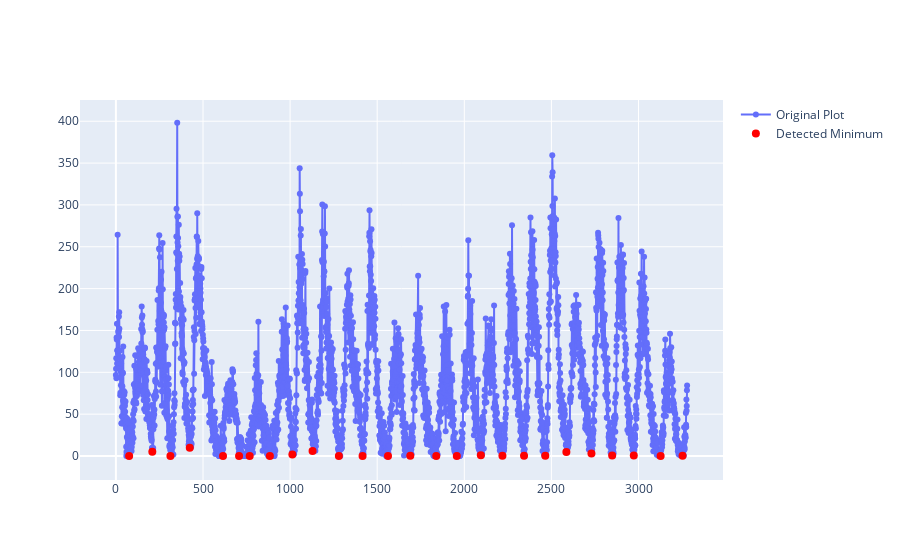

The code cell stored with this chart in its notebook:
### Markdown cell above
finding minimum peaks

### Code cell
time_series = data[CSV_DATA_COLUMN].mul(-1.0)

indices = scipy.find_peaks(time_series, width=24, distance=34, prominence=30)[0]
time_series = data[CSV_DATA_COLUMN]

fig = go.Figure()
fig.add_trace(go.Scatter(
    y=time_series,
    mode='lines+markers',
    name='Original Plot'
))


fig.add_trace(go.Scatter(
    x=indices,
    y=[time_series[j] for j in indices],
    mode='markers',
    marker=dict(
        size=8,
        color='red',
    ),
    name='Detected Minimum'
))

fig.show()

### Figure 1 — Plotly figure (JSON) as saved in the notebook; plotly's stock layout.template omitted (floating-point values rounded to 4 significant figures; data arrays with more than 128 entries replaced by an {"elided": "..."} marker saying what was removed)
{"data": [{"mode": "lines+markers", "name": "Original Plot", "type": "scatter", "y": {"elided": "3280 float values"}}, {"marker": {"color": "red", "size": 8}, "mode": "markers", "name": "Detected Minimum", "type": "scatter", "x": [76, 209, 313, 424, 615, 707, 768, 884, 1013, 1129, 1280, 1416, 1562, 1690, 1839, 1957, 2095, 2219, 2343, 2465, 2586, 2730, 2849, 2973, 3127, 3253], "y": [0, 5, 0, 10, 0, 0, 0, 0, 1.7, 5.9, 0, 0, 0, 0.3, 0, 0, 0.8, 0.4, 0.4, 0.4, 4.8, 2.9, 0.6, 0.7, 0, 0.2]}], "layout": {}}
